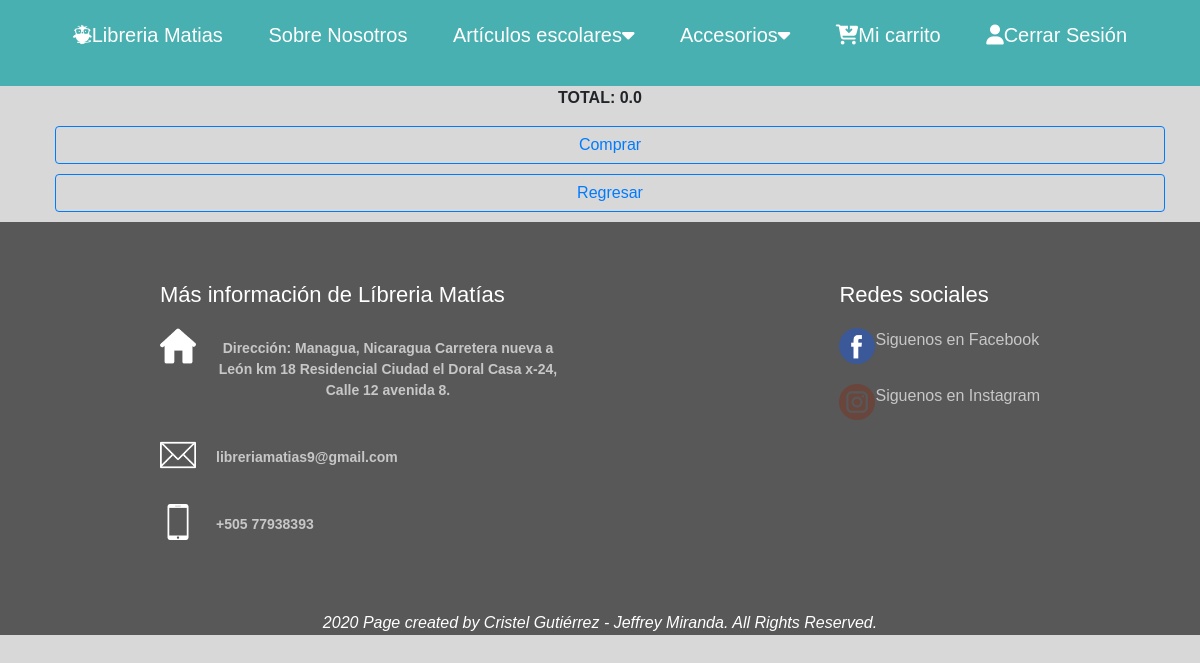
The page /reservas (signed in) on the database as committed earlier.
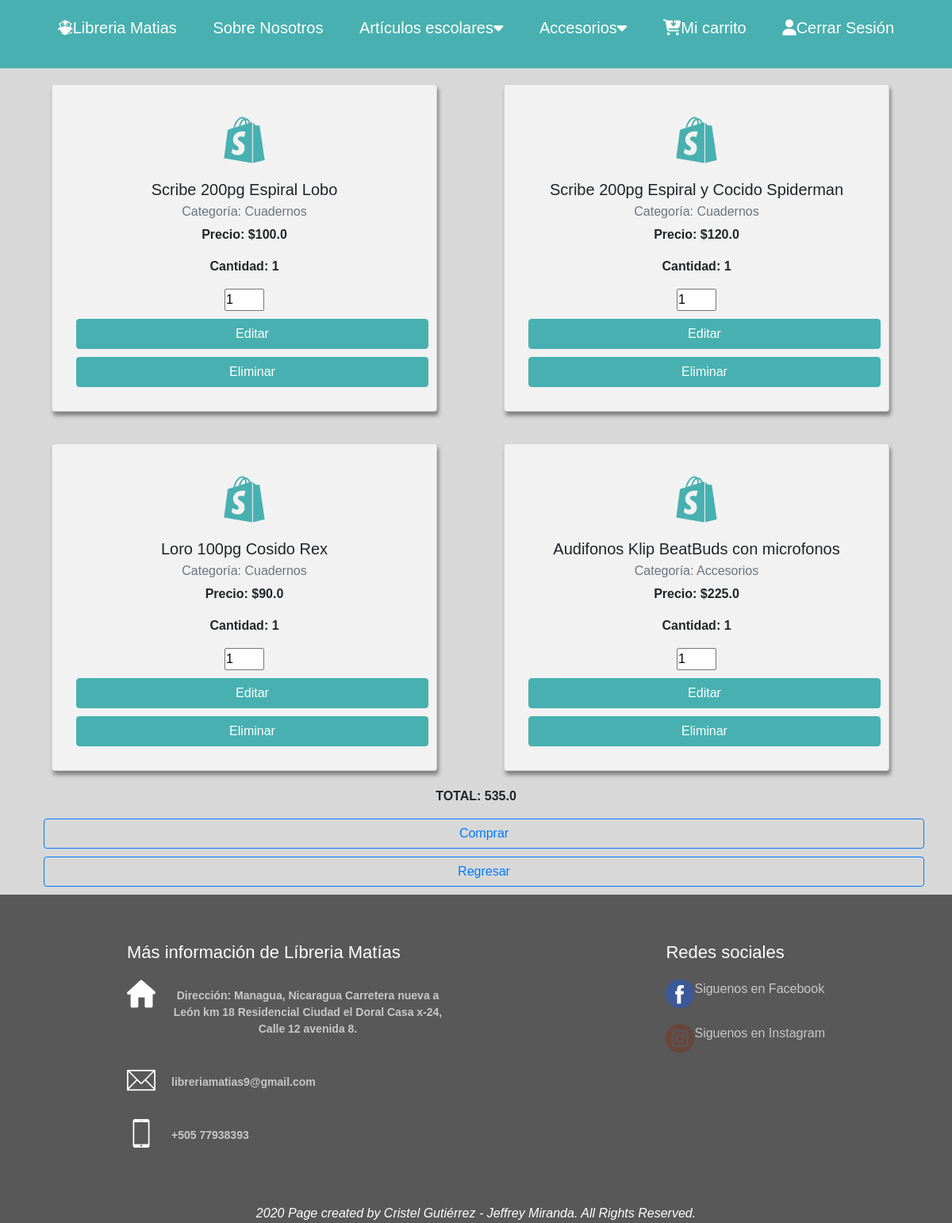
The same page on the database as committed later.
### tables this page shows
CREATE TABLE 'detalle_carrito' 
('id_detalle_carrito' integer PRIMARY KEY AUTOINCREMENT NOT NULL, 
'id_carrito' integer NOT NULL, 'nombre_prod' text NOT NULL,
 'cantidad' integer NOT NULL, 
'precio' real NOT NULL,
 'categoria' text NOT NULL,

foreign key(id_carrito) references carrito(id_carrito)


);

### application.py (the view)
@app.route("/reservas")
def reservas():
    id_carrito = cargarCarrito()
    detalles = db.execute("SELECT * FROM detalle_carrito WHERE id_carrito = :idcar", idcar = id_carrito)
    total = 0.0
    for detalle in detalles:
        total += float(detalle["precio"]) * float(detalle["cantidad"])
    return render_template("reservas.html", detalles = detalles, total = total)

### application.py (called while the page is built)
@app.after_request
def after_request(response):
    response.headers["Cache-Control"] = "no-cache, no-store, must-revalidate"
    response.headers["Expires"] = 0
    response.headers["Pragma"] = "no-cache"
    return response

def cargarCarrito():
    ver = db.execute("Select * from carrito where id_cliente= :id_cliente and estado = 0", id_cliente = session["user_id"] )
    if(len(ver) == 0):
        return db.execute("INSERT INTO carrito(id_cliente) VALUES (:idcliente)", idcliente = session["user_id"])
    else:
        return ver[0]["id_carrito"]

### templates/reservas.html (shortened to what this page needs)
{% extends "index.html" %}
{% block contenido %}
    <section>
          <div class="container">
            <div class="row">
              {%for detalle in detalles%}
              <div class="col-lg-6 col-12">
                <div class="card">
                  <div class="card-body">
                    <i class="fab fa-shopify"></i>
                    <h5 class="card-title">{{ detalle.nombre_prod }}</h5>
                    <h6 class="card-subtitle mb-2 text-muted">Categoría: {{ detalle.categoria }}</h6>
                    <p class="card-text">Precio: ${{ detalle.precio }}
                    <p class="card-text">Cantidad: {{ detalle.cantidad }}</p>
                    <input  type="number" value="1" min='1'  id="cantidad-{{detalle.id_detalle_carrito}}"/>
                    <a href="#" onclick="cambiarCantidad({{detalle.id_detalle_carrito}},'cantidad-{{detalle.id_detalle_carrito}}');" class="btn btn-primary btn-block">Editar</a>
                    <a href="#" onclick="elminarProducto({{detalle.id_detalle_carrito}});" class="btn btn-primary btn-block">Eliminar</a>
                  </div>
                </div>
              </div>
              {% endfor %}
            </div>
            <p>TOTAL: {{total}}</p>
            <button type="button" class="btn btn-outline-primary btn-block" data-toggle="modal" data-target="#exampleModal">Comprar</button>
            <a href="/cuadernos"><button class="btn btn-outline-primary btn-block"> Regresar</button></a>
          </div>
    </section>
{% endblock %}

Rows that differ between the two databases and show on the page:
added detalle_carrito: nombre_prod "Scribe 200pg Espiral Lobo", categoria "Cuadernos", precio "100.0", cantidad "1"
added detalle_carrito: nombre_prod "Scribe 200pg Espiral y Cocido Spiderman", categoria "Cuadernos", precio "120.0", cantidad "1"
added detalle_carrito: nombre_prod "Loro 100pg Cosido Rex", categoria "Cuadernos", precio "90.0", cantidad "1"
added detalle_carrito: nombre_prod "Audifonos Klip BeatBuds con microfonos", categoria "Accesorios", precio "225.0", cantidad "1"
Other text that changed with them:
{{ total }}: "0.0" → "535.0"
